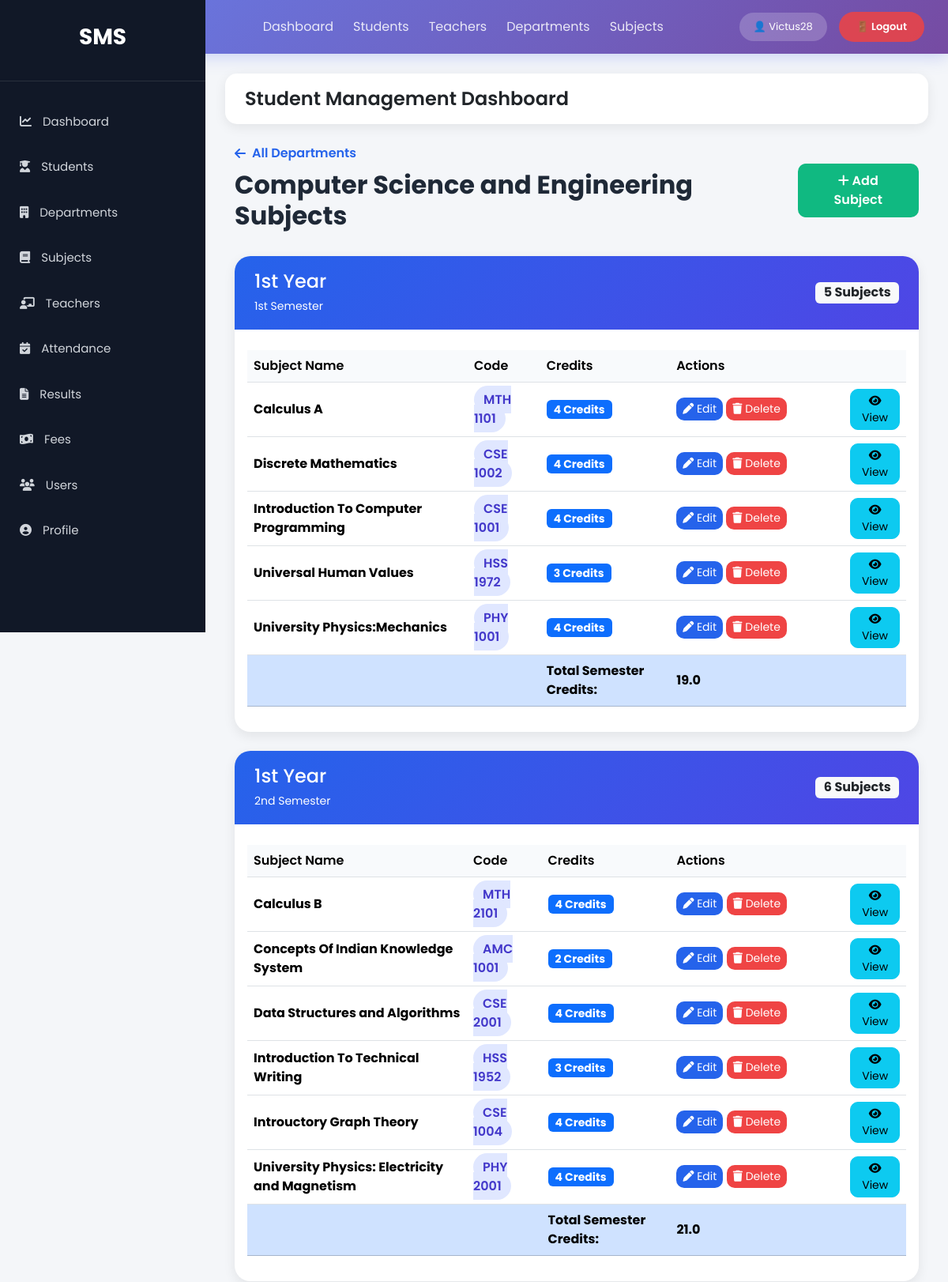
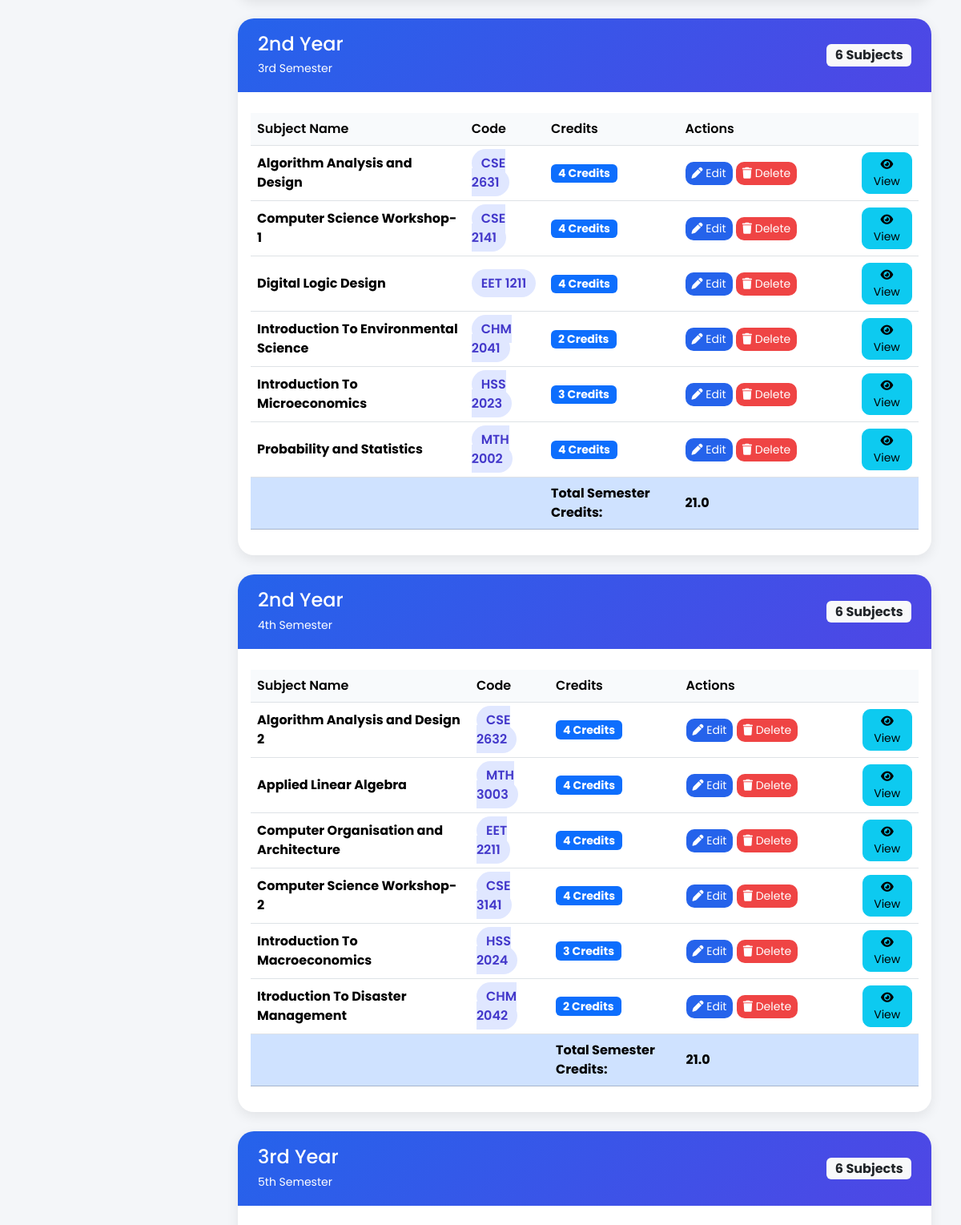
/subjects/department/1/ (signed in, upper part), run on the app's committed database (2 pictures, top to bottom).
### StudentManage_app/models.py (models this page shows, shortened)
class Department(models.Model):
    name = models.CharField(max_length=100)
    hod = models.ForeignKey(
        'Teacher',  # Use string reference to avoid circular import
        on_delete=models.SET_NULL,  # Keep department if teacher is deleted
        null=True,
        blank=True,
        related_name='headed_departments'  # Access from Teacher side
    )

class Subject(models.Model):
    department = models.ForeignKey(Department, on_delete=models.CASCADE, related_name='subjects', null=True, blank=True)
    YEAR_CHOICES = (
        ('1st Year', '1st Year'),
        ('2nd Year', '2nd Year'),
        ('3rd Year', '3rd Year'),
        ('4th Year', '4th Year'),
    )
    SEMESTER_CHOICES = (
        ('1st Semester', '1st Semester'),
        ('2nd Semester', '2nd Semester'),
        ('3rd Semester', '3rd Semester'),
        ('4th Semester', '4th Semester'),
        ('5th Semester', '5th Semester'),
        ('6th Semester', '6th Semester'),
        ('7th Semester', '7th Semester'),
        ('8th Semester', '8th Semester'),
    )
    semester = models.CharField(max_length=20, choices=SEMESTER_CHOICES, null=True, blank=True)
    year = models.CharField(max_length=20, choices=YEAR_CHOICES, null=True, blank=True)
    subject_name = models.CharField(max_length=100)
    subject_code = models.CharField(max_length=20, unique=True)
    credits = models.IntegerField(default=3)

### StudentManage_app/views.py (the view)
# urls.py: path('subjects/department/<int:department_id>/', views.subject_department_list, name='subject_department_list'),
@login_required
def subject_department_list(request, department_id):
    department = get_object_or_404(Department, id=department_id)
    subjects = Subject.objects.filter(department=department).order_by('year', 'semester', 'subject_name')
    grouped_subjects = defaultdict(list)
    for subject in subjects:
        key = (subject.year, subject.semester)
        grouped_subjects[key].append(subject)
    grouped_data = []
    for key, subjects in grouped_subjects.items():
        total_credits = sum(subject.credits for subject in subjects)
        grouped_data.append({
            'year': key[0],
            'semester': key[1],
            'subjects': subjects,
            'total_credits': float(total_credits),
        })
    context = {
        'department': department,
        'grouped_data': grouped_data,
    }
    return render(request, 'StudentManage_app/sub/subject_department_list.html', context)

### StudentManage_app/templates/StudentManage_app/sub/subject_department_list.html
{% extends 'base.html' %}
{% block content %}
<div class="container-fluid">
    <div class="d-flex justify-content-between align-items-center mb-4">
        <div>
            <a href="{% url 'subject_list' %}"
               class="back-link">
                <i class="fas fa-arrow-left"></i>
                All Departments
            </a>
            <h1 class="page-title mt-2">
                {{ department.name }} Subjects
            </h1>
        </div>
        <a href="{% url 'subject_create' %}"
           class="btn btn-add text-white">
            <i class="fas fa-plus"></i>
            Add Subject
        </a>
    </div>
    {% for group in grouped_data %}
    <div class="card subject-card mb-4">
        <div class="subject-header d-flex justify-content-between align-items-center">
            <div>
                <h4 class="mb-1">
                    {{ group.year|default:"Year not set" }}
                </h4>
                <small>
                    {{ group.semester|default:"Semester not set" }}
                </small>
            </div>
            <span class="badge bg-light text-dark fs-6">
                {{ group.subjects|length }} Subjects
            </span>
        </div>
        <div class="card-body">
            <table class="table subject-table align-middle">
                <thead>
                    <tr>
                        <th>Subject Name</th>
                        <th>Code</th>
                        <th>Credits</th>
                        <th width="220">Actions</th>
                        <th></th>
                    </tr>
                </thead>
                <tbody>
                    {% for subject in group.subjects %}
                    <tr>
                        <td>
                            <strong>
                                {{ subject.subject_name }}
                            </strong>
                        </td>
                        <td>
                            <span class="code-badge">
                                {{ subject.subject_code }}
                            </span>
                        </td>
                        <td>
                            <span class="badge bg-primary">
                                {{ subject.credits }} Credits
                            </span>
                        </td>
                        <td>
                            <a href="{% url 'subject_update' subject.id %}"
                               class="btn btn-edit btn-sm">
                                <i class="fas fa-pen"></i>
                                Edit
                            </a>
                            <a href="{% url 'subject_delete' subject.id %}"
                               class="btn btn-delete btn-sm">
                                <i class="fas fa-trash"></i>
                                Delete
                            </a>
                        </td>
                        <td>
                            <a href="{% url 'subject_detail' subject.id %}"
                               class="btn btn-info btn-sm">
                                <i class="fas fa-eye"></i>
                                View
                            </a>
                        </td>
                    </tr>
                    {% endfor %}
                    <tr class="table-primary">
                        <td colspan="2"></td>
                        <td>
                            <strong>
                                Total Semester Credits:
                            </strong>
                        </td>
                        <td>
                            <strong>
                                {{ group.total_credits }}
                            </strong>
                        </td>
                        <td></td>
                    </tr>
                </tbody>
            </table>
        </div>
    </div>
    {% empty %}
    <div class="empty-state">
        <i class="fas fa-book-open"></i>
        <h4>No subjects found</h4>
        <p>Add a subject for {{ department.name }} to see it here.</p>
    </div>
    {% endfor %}
</div>
{% endblock %}

### StudentManage_app/templates/base.html (shortened to what this page needs)
<!DOCTYPE html>
<html lang="en">
<head>
<link href="https://cdn.jsdelivr.net/npm/bootstrap@5.3.3/dist/css/bootstrap.min.css" rel="stylesheet">
<link href="https://cdnjs.cloudflare.com/ajax/libs/font-awesome/6.5.1/css/all.min.css" rel="stylesheet">
<link rel="stylesheet" href="/static/css/style.css?v=5">
</head>
<body>
<nav style="
    background: linear-gradient(135deg, #667eea 0%, #764ba2 100%);
    padding: 15px 30px;
    display: flex;
    justify-content: space-between;
    align-items: center;
    color: white;
    box-shadow: 0 4px 20px rgba(102, 126, 234, 0.3);
">
    <div style="font-size: 20px; font-weight: 700;">
    </div>
    <div style="display: flex; gap: 25px; align-items: center;">
        <a href="{% url 'dashboard' %}" style="color: rgba(255,255,255,0.85); text-decoration: none;">Dashboard</a>
        <a href="{% url 'student_list' %}" style="color: rgba(255,255,255,0.85); text-decoration: none;">Students</a>
        <a href="{% url 'teacher_list' %}" style="color: rgba(255,255,255,0.85); text-decoration: none;">Teachers</a>
        <a href="{% url 'department_list' %}" style="color: rgba(255,255,255,0.85); text-decoration: none;">Departments</a>
        <a href="{% url 'subject_list' %}" style="color: rgba(255,255,255,0.85); text-decoration: none;">Subjects</a>
    </div>
    {% if user.is_authenticated %}
    <div style="display: flex; align-items: center; gap: 15px;">
        <span style="background: rgba(255,255,255,0.2); padding: 8px 18px; border-radius: 25px; font-size: 13px;">
            👤 {{ user.username }}
        </span>
        <form method="post" action="{% url 'login' %}" style="display: inline; margin: 0;">
            <button type="submit" style="
                background: rgba(239, 68, 68, 0.85);
                color: white;
                border: none;
                padding: 9px 22px;
                border-radius: 25px;
                font-size: 13px;
                font-weight: 600;
                cursor: pointer;
                transition: all 0.3s;
            " onmouseover="this.style.background='rgba(239, 68, 68, 1)'"
            onmouseout="this.style.background='rgba(239, 68, 68, 0.85)'">
                🚪 Logout
            </button>
        </form>
    </div>
    {% endif %}
</nav>
<div class="wrapper">
    <aside class="sidebar">
        <div class="logo">
            <h3>SMS</h3>
        </div>
        <ul>
<li>
<a href="{% url 'dashboard' %}">
<i class="fas fa-chart-line"></i>
Dashboard
</a>
</li>
<li>
<a href="{% url 'student_list' %}">
<i class="fas fa-user-graduate"></i>
Students
</a>
</li>
<li>
<a href="{% url 'department_list' %}">
<i class="fas fa-building"></i>
Departments
</a>
</li>
<li>
<a href="{% url 'subject_list' %}">
<i class="fas fa-book"></i>
Subjects
</a>
</li>
<li>
<a href="{% url 'teacher_list' %}">
<i class="fas fa-chalkboard-teacher"></i>
Teachers
</a>
</li>
<li>
    <a href="{% url 'attendance_dashboard' %}">
        <i class="fas fa-calendar-check"></i>
        Attendance
    </a>
</li>
<li>
    <a href="{% url 'result_list' %}">
        <i class="fas fa-file-alt"></i>
        Results
    </a>
</li>
<li>
<a href="{% url 'fee_list' %}">
<i class="fas fa-money-bill-wave"></i>
Fees
</a>
</li>
<li>
<a href="{% url 'user_list' %}">
<i class="fas fa-users"></i>
Users
</a>
</li>
<li>
<a href="{% url 'profile' %}">
<i class="fas fa-user-circle"></i>
Profile
</a>
</li>
</ul>
</aside>
    <main class="content">
        <div class="topbar">
            <h4>Student Management Dashboard</h4>
        </div>
        {% block content %}
        {% endblock %}
    </main>
</div>
</body>
</html>

### StudentManage_app/static/css/style.css (style rules this page uses)
* { margin:0; padding:0; box-sizing:border-box; font-family:'Poppins',sans-serif; }
body { background:#f4f7fc; }
.wrapper { display:flex; min-height:100vh; }
.sidebar { width:260px; background:#111827; min-height:100vh; color:white; position:fixed; left:0; top:0; overflow:auto; }
.logo { text-align:center; padding:30px; border-bottom:1px solid rgba(255,255,255,.1); }
.logo h3 { font-size:28px; font-weight:700; color:white; }
.sidebar ul { list-style:none; padding:20px 0; }
.sidebar ul li { margin:5px 0; }
.sidebar ul li a { display:block; padding:15px 25px; color:#d1d5db; text-decoration:none; transition:.3s; font-size:15px; }
.sidebar ul li a i { margin-right:10px; }
.content { margin-left:260px; width:100%; padding:25px; }
.topbar { background:white; padding:18px 25px; border-radius:15px; box-shadow:0 4px 15px rgba(0,0,0,.08); margin-bottom:25px; }
.topbar h4 { margin:0; font-weight:600; }
.card { border:none; border-radius:18px; box-shadow:0 5px 20px rgba(0,0,0,.08); }
.table { margin-top:10px; }
.table thead { background:#2563eb; color:white; }
.table td, .table th { vertical-align:middle; }
.btn { border-radius:10px; }
.card { border-radius:15px; }
.badge { font-size:14px; }
body { background:#f4f6f9; }
.page-title { font-size:32px; font-weight:700; color:#1f2937; }
.subject-card { border:none; border-radius:20px; overflow:hidden; box-shadow:0 5px 15px rgba(0,0,0,.08); }
.subject-header { background:linear-gradient( 135deg, #2563eb, #4f46e5 ); color:white; padding:18px 25px; }
.subject-table th { background:#f8fafc; font-weight:600; }
.code-badge { background:#e0e7ff; color:#4338ca; padding:6px 12px; border-radius:30px; font-weight:600; }
.btn-edit { background:#2563eb; color:white; border:none; }
.btn-delete { background:#ef4444; color:white; border:none; }
.btn-add { background:#10b981; border:none; padding:10px 20px; border-radius:10px; font-weight:600; }
.back-link { display:inline-flex; align-items:center; gap:8px; color:#2563eb; text-decoration:none; font-weight:600; }

### data on the page
Department: name "Computer Science and Engineering"
Subject: year "1st Year", semester "1st Semester", subject_name "Calculus A", subject_code "MTH 1101", credits "4"
Subject: subject_name "Discrete Mathematics", subject_code "CSE 1002", credits "4"
Subject: subject_name "Introduction To Computer Programming", subject_code "CSE 1001", credits "4"
Subject: subject_name "Universal Human Values", subject_code "HSS 1972", credits "3"
Subject: subject_name "University Physics:Mechanics", subject_code "PHY 1001", credits "4"
Subject: year "1st Year", semester "2nd Semester", subject_name "Calculus B", subject_code "MTH 2101", credits "4"
Subject: subject_name "Concepts Of Indian Knowledge System", subject_code "AMC 1001", credits "2"
Subject: subject_name "Data Structures and Algorithms", subject_code "CSE 2001", credits "4"
Subject: subject_name "Introduction To Technical Writing", subject_code "HSS 1952", credits "3"
Subject: subject_name "Introuctory Graph Theory", subject_code "CSE 1004", credits "4"
Subject: subject_name "University Physics: Electricity and Magnetism", subject_code "PHY 2001", credits "4"
Subject: year "2nd Year", semester "3rd Semester", subject_name "Algorithm Analysis and Design", subject_code "CSE 2631", credits "4"
Subject: subject_name "Computer Science Workshop-1", subject_code "CSE 2141", credits "4"
Subject: subject_name "Digital Logic Design", subject_code "EET 1211", credits "4"
Subject: subject_name "Introduction To Environmental Science", subject_code "CHM 2041", credits "2"
Subject: subject_name "Introduction To Microeconomics", subject_code "HSS 2023", credits "3"
Subject: subject_name "Probability and Statistics", subject_code "MTH 2002", credits "4"
Subject: year "2nd Year", semester "4th Semester", subject_name "Algorithm Analysis and Design 2", subject_code "CSE 2632", credits "4"
Subject: subject_name "Applied Linear Algebra", subject_code "MTH 3003", credits "4"
Subject: subject_name "Computer Organisation and Architecture", subject_code "EET 2211", credits "4"
Subject: subject_name "Computer Science Workshop-2", subject_code "CSE 3141", credits "4"
Subject: subject_name "Introduction To Macroeconomics", subject_code "HSS 2024", credits "3"
Subject: subject_name "Itroduction To Disaster Management", subject_code "CHM 2042", credits "2"
Subject: year "3rd Year", semester "5th Semester"

### other printed values
{{ user.username }} "Victus28"
{{ group.subjects|length }} "5" "6" "6" "6" "6"
{{ group.total_credits }} "19.0" "21.0" "21.0" "21.0"
